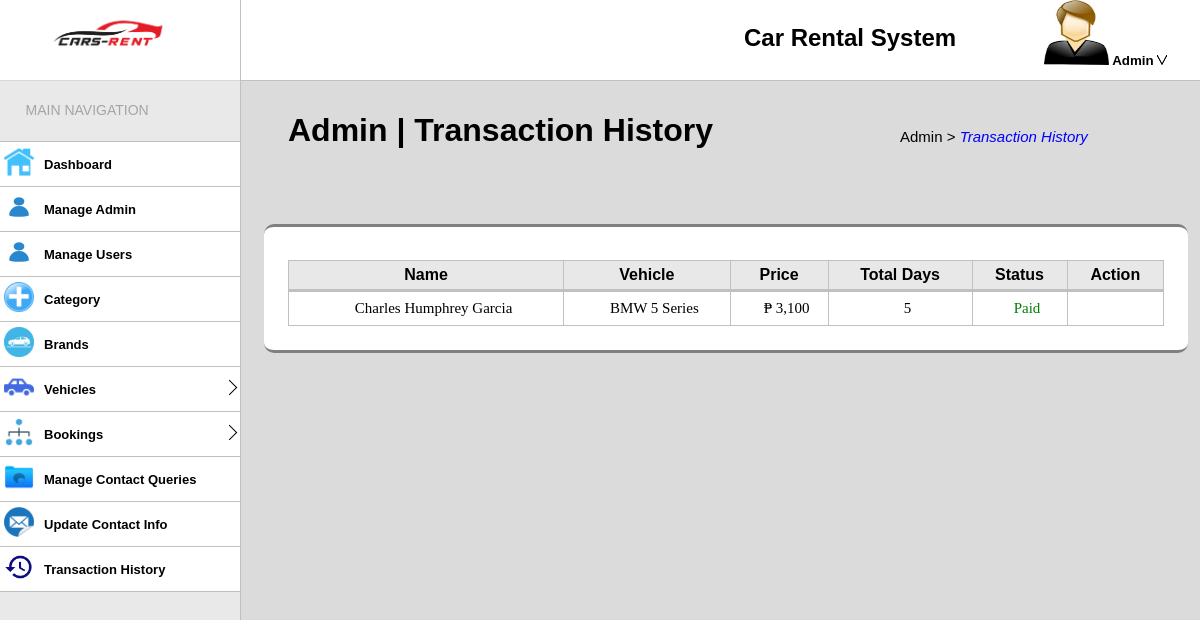
/transaction.php, run on the app's committed database.
### tables this page shows
CREATE TABLE `transaction` (
  `transac_id` int(11) NOT NULL,
  `booking_id` int(11) NOT NULL,
  `car_id` int(11) NOT NULL,
  `user_id` int(11) NOT NULL,
  `amount` int(8) NOT NULL,
  `transac_status` int(1) NOT NULL,
  `date` timestamp NOT NULL DEFAULT current_timestamp() ON UPDATE current_timestamp()
);

CREATE TABLE `tblusers` (
  `user_id` int(11) NOT NULL,
  `First_Name` varchar(120) NOT NULL,
  `Last_Name` varchar(120) NOT NULL,
  `Email` varchar(100) NOT NULL,
  `Password` varchar(100) NOT NULL,
  `ContactNo` char(11) NOT NULL,
  `house_no` varchar(20) DEFAULT NULL,
  `street` varchar(100) DEFAULT NULL,
  `Barangay` varchar(100) NOT NULL,
  `City` varchar(100) NOT NULL,
  `ZipCode` int(4) NOT NULL,
  `Province` varchar(100) NOT NULL,
  `Country` varchar(100) NOT NULL,
  `RegDate` date NOT NULL
);

CREATE TABLE `cars` (
  `car_id` int(11) NOT NULL,
  `carName` varchar(200) NOT NULL,
  `brand_id` int(11) NOT NULL,
  `category_id` int(11) NOT NULL,
  `Description` text NOT NULL,
  `Fuel_Type` varchar(100) NOT NULL,
  `Seats` int(11) NOT NULL,
  `Price` int(11) NOT NULL,
  `Image1` varchar(200) NOT NULL,
  `RegDate` date NOT NULL DEFAULT current_timestamp()
);

CREATE TABLE `bookings` (
  `booking_id` int(11) NOT NULL,
  `user_id` int(11) NOT NULL,
  `car_id` int(11) NOT NULL,
  `from_date` date NOT NULL,
  `to_date` date NOT NULL,
  `status` int(11) NOT NULL,
  `postingdate` timestamp NOT NULL DEFAULT current_timestamp() ON UPDATE current_timestamp(),
  `updationdate` timestamp NOT NULL DEFAULT '0000-00-00 00:00:00'
);

### transaction.php (the view, shortened to what this page needs)
<?php
	include("include/connection.php");
?>
<!DOCTYPE html>
<html>
<head>
	<link rel="stylesheet" type="text/css" href="css/style.css">
	<link rel="stylesheet" type="text/css" href="css/users.css">
	<link rel="stylesheet" type="text/css" href="css/animate.min.css">
	<link rel="stylesheet" type="text/css" href="css/products.css">
</head>
<body>
	<h1 class="path">Admin | Transaction History</h1>
	<p class="path1">Admin > <i style="color: blue;">Transaction History</i> </p>
	<div class="top-left">
		<img src="img/logo.png">
	</div>
	<div class="top-right">
		<h2>Car Rental System</h2>
		<button href class="dropdown">
			<img src="img/user.jpg" class="icon">
			Admin
			<img src="img/dropdown.png" class="down">
		</button>
	</div>
	<div class="bottom-left">
		<span style="font-family: 'Arial',sans-serif;font-size: 14px;position: absolute;top: 3%;
		left: 11%;color: #a7a4a4;">MAIN NAVIGATION</span>
		<div class="images" style="margin-top: 61px;border-top: 1px solid silver;">
			<span><img src="img/home.png"></span>
			<span class="secspan"><a class="navbtn" href="admin.php" >Dashboard</a></span>
		</div>
		<div class="images">
			<span><img src="img/person.png"></span>
			<span class="secspan"><a class="navbtn" href="manageadmin.php" >Manage Admin</a></span>
		</div>
		<div class="images">
			<span><img src="img/person.png"></span>
			<span class="secspan"><a class="navbtn" href="users.php" >Manage Users</a></span>
		</div>
		<div class="images">
			<span><img src="img/add.png"></span>
			<span class="secspan"><a class="navbtn" href="category.php" >Category</a></span>
		</div>
		<div class="images">
			<span><img src="img/brand.png"></span>
			<span class="secspan"><a class="navbtn" href="brand.php" >Brands</a></span>
		</div>
		<div class="images">
			<span><img src="img/vehicle.png"></span>
			<span class="secspan"><button id="vehicle" class="navbtn" href="vehicle.php" >Vehicles</button></span>
			<span class="arrowcase1"><div class="arrow1"></div></span>
		</div>
		<div class="images">
			<span><img src="img/booking.png"></span>
			<span class="secspan"><button id="bookings" class="navbtn" href="#" >Bookings</button></span>
			<span class="arrowcase2"><div class="arrow2"></div></span>
		</div>
		<div class="images">
			<span><img src="img/message.png"></span>
			<span class="secspan"><a class="navbtn" href="contactqueries.php" >Manage Contact Queries</a></span>
		</div>
		<div class="images">
			<span><img src="img/contactinfo.png"></span>
			<span class="secspan"><a class="navbtn" href="upcontactinfo.php" >Update Contact Info</a></span>
		</div>
		<div class="images">
			<span><img src="img/history.png"></span>
			<span class="secspan"><a class="navbtn" href="transaction.php" >Transaction History</a></span>
		</div>
	</div>
	<div class="tablebox">
		<table>
				<tr style="border-bottom: 3px solid silver;font-family: 'Raleway', sans-serif;">
					<th>Name</th>
					<th>Vehicle</th>
					<th>Price</th>
					<th>Total Days</th>
					<th>Status</th>
					<th>Action</th>
				</tr>
				<?php
					$sql_show = "SELECT *
					from transaction
					INNER JOIN bookings ON transaction.booking_id = bookings.booking_id
					INNER JOIN tblusers ON bookings.user_id = tblusers.user_id
					INNER JOIN cars ON bookings.car_id = cars.car_id
					where status = 1 ";
					$result = $conn->query($sql_show);
					if ($result->num_rows>0) {
						while ($rows = $result->fetch_assoc()) {
							$full_name = $rows['First_Name'].' '.$rows['Last_Name'];
				?>
						<tr>
							<td style="text-align: center;"><?php echo $full_name; ?></td>
							<td style="text-align: center;"><?php echo $rows['carName'];?></td>
							<td style="text-align: center;"><?php echo "&#8369; ".number_format($rows['Price']); ?></td>
							<td style="text-align: center;"><?php
								$date1=date_create($rows['from_date']);
								$date2=date_create($rows['to_date']);
								$diff=date_diff($date1,$date2);
								echo $diff->format("%a");
							?></td>
							<?php
								if ($rows['transac_status'] == 1) {
							?>
								<td style="text-align: center;color: green;">Paid</td>
							<?php
								}
								else{
							?>
								<td style="text-align: center;color: red;">Unpaid</td>
							<?php
								}
							?>
							<td style="text-align: center;">
								<form method="get">
									<a href="#">View</a>
								</form>
							</td>
						</tr>
				<?php
						}
					}
				?>
		</table>
	</div>
</body>
</html>

### css/style.css (style rules this page uses)
* { padding: 0; margin: 0; }
body { overflow:scroll; z-index: 1; background-color: #80808047; }
.path { font-family: "Agency FB", sans-serif; position: absolute; top: 14%; left: 24%; }
.path1 { position: absolute; top: 16%; left: 75%; font-family: "Raleway", sans-serif; font-weight: 100; font-size: 15px; }
.top-left { width: 20%; height: 10%; position: fixed; top: 0; border-bottom: 1px solid silver; background-color: white; }
.top-left img { margin-left: 20%; width: 50%; margin-top: 5%; }
.top-right { border-left: 1px solid silver; width: 80%; height: 10%; position: fixed; top: 0; left: 20%; border-bottom: 1px solid silver; background-color: white; z-index: 3; }
.bottom-left { width: 20.1%; height: 90%; position: fixed; top: 10%; left: -1px; background-color: #ffffff61; border-right:1px solid silver; }
.top-right h2 { font-family: "Raleway", sans-serif; position: fixed; top: 3%; left: 62%; }
.dropdown { background-color: white; border: none; position: fixed; top: 0%; left: 87%; font-weight: 700; }
.dropdown .icon { width: 65px; height: 65px; ; }
.dropdown .down { width: 10px; height: 10px; }
.bottom-left .images { background-color: white; width: 100%; transition: ease-in-out .2s ; display: flex; border-bottom: 1px solid silver; }
.bottom-left .images span img { width: 30px; height: 30px; margin: 5px 5px 0 5px; }
.bottom-left .images .secspan { flex-grow:1; }
.bottom-left .images .navbtn { text-decoration: none; color: black; font-family: "Raleway", sans-serif; font-size: 13px; font-weight: 700; display: flex; border:none; transition: ease-in-out .2s ; padding: 15px 0 14px 5px; background-color: white; }
.bottom-left .images button { width: 100%; }
.arrow1 { border-top: 1px solid black; border-right: 1px solid black; width: 10px; height: 10px; z-index: 3; transform: rotate(45deg); margin-top: 15px; margin-right: 5px; transition: ease-in-out .3s; }
.arrow2 { border-top: 1px solid black; border-right: 1px solid black; width: 10px; height: 10px; z-index: 3; transform: rotate(45deg); margin-top: 15px; margin-right: 5px; transition: ease-in-out .3s; }

### css/users.css (style rules this page uses)
.tablebox { background-color: white; width: 73%; position: absolute; top: 28%; right: 1%; border-radius: 10px; border-top: 3px solid gray; border-bottom: 3px solid gray; padding:2%; display: flex; flex-direction: column; }
.tablebox table { width: 100%; margin-top: 1%; }
.tablebox table,tr,th,td { border:1px solid silver; border-collapse: collapse; padding: 5px; }
.tablebox table tr:nth-child(odd) { background-color: #8080802e; }
.tablebox tr td { font-size: 17px; }
.tablebox table tr td { font-size: 15px; padding: 8px 0 8px 15px; }
.tablebox table tr td a { font-weight: 500; font-size: 13px; text-decoration: none; color: white; font-weight: 700; font-family: sans-serif; border: none; padding: 5px; }

### data on the page
transaction: user.Last_Name "Charles Humphrey Garcia", car.carName "BMW 5 Series", car.Price "3,100", booking.to_date "5", transac_status "Paid"
